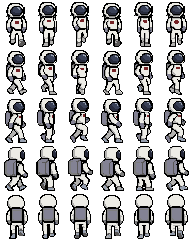
#> input picture Assets/images/astronaut/astronautp4.png, 192 x 240 px
$ python art_astronaut_p4.py
#> lines starting #> are read from the running program, lines starting #| are printed output that depends on the picture
# art_astronaut_p4.py: turns the team's walk sheet (astronautp4.png) into the
# astronaut's animations (astronaut_p4_frames.tres).
#
#     python tools/art_astronaut_p4.py
#
# astronautp4.png is 6 frames x 5 rows, each frame 32 x 48, feet on the bottom row:
#   row 0 walking down (towards the camera)   row 1 walking down-right
#   row 2 walking right                       row 3 walking up-right
#   row 4 walking up (away from the camera)
# The sheet only faces right, so this also writes astronautp4_flipped.png (the
# whole sheet mirrored) for the left-facing walks.
#
# astronautp4_idle.png (the team's second sheet, 6 x 2 frames of 32 x 48):
#   row 0 idle (6 frames, facing the camera; the game uses 0, 1, 4 and 5)
#   row 1 shock (frames 0-3: sparks, skeleton, sparks, skeleton), burnt (frames 4-5)
# Only "carry" (standing with the plug in his hands) still comes from the old
# astronaut.png, because neither new sheet has it.
#
# Feet line up: the old frames are 40 tall, the new ones 48. Each new frame gets
# 8 px of empty space below it (AtlasTexture margin), so with the sprite centred
# the bottom row of both sits at the same height (his feet don't jump).
#
# After running it, let Godot import the new PNG (open the editor, or run
# Godot with --headless --import).
import os
from PIL import Image

HERE = 'Assets/images/astronaut/'
SHEET = HERE + 'astronautp4.png'
FLIPPED = HERE + 'astronautp4_flipped.png'
IDLE_SHEET = HERE + 'astronautp4_idle.png'
OUT = HERE + 'astronaut_p4_frames.tres'
FW, FH, COLS = 32, 48, 6
SPEED = 8.0          # frames a second while walking

# animation name -> (row, mirrored?)
WALKS = {
    'walk_down': (0, False),
    'walk_down_right': (1, False),
    'walk_right': (2, False),
    'walk_up_right': (3, False),
    'walk_up': (4, False),
    'walk_down_left': (1, True),
    'walk_left': (2, True),
    'walk_up_left': (3, True),
}
# from the idle sheet: name -> ([(row, column)...], speed, loop)
EXTRA = {
    'idle': ([(0, c) for c in (0, 1, 4, 5)], 6.0, True),   # frames 2 and 3 left out (Nilay)
    'shock': ([(1, c) for c in range(4)], 12.0, True),
    'burnt': ([(1, 4), (1, 5)], 6.0, False),       # chars, then stays on the darkest frame
}
# animations kept from the old sheet: name -> (frame x positions, speed, loop)
OLD = {
    'carry': ([576], 1.0, True),
}


def main() -> None:
    im = Image.open(SHEET).convert('RGBA')
#> im is the input picture: PIL image 192x240 RGBA; mean R, G, B, A 50.4, 50.1, 50.7, 115.7
    assert im.size == (FW * COLS, FH * 5), f'{SHEET} should be {FW * COLS} x {FH * 5}, is {im.size}'
    im.transpose(Image.FLIP_LEFT_RIGHT).save(FLIPPED)
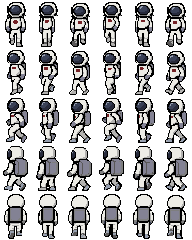
#> saved as astronautp4_flipped.png: PIL image 192x240 RGBA; mean R, G, B, A 50.4, 50.1, 50.7, 115.7; transparent parts drawn white

    subs = []          # sub_resource blocks
    anims = []         # animation dictionaries

    def atlas(sid: str, tex: str, x: int, y: int, w: int, h: int, pad: int) -> None:
        block = f'[sub_resource type="AtlasTexture" id="{sid}"]\natlas = ExtResource("{tex}")\n'
        block += f'region = Rect2({x}, {y}, {w}, {h})\n'
        if pad:
            block += f'margin = Rect2(0, 0, 0, {pad})\n'
        subs.append(block)

    def anim(name: str, ids: list, speed: float, loop: bool) -> None:
        frames = ',\n'.join('{\n"duration": 1.0,\n"texture": SubResource("%s")\n}' % i for i in ids)
        anims.append('{\n"frames": [%s],\n"loop": %s,\n"name": &"%s",\n"speed": %s\n}'
                     % (frames, 'true' if loop else 'false', name, speed))

    for name, (xs, speed, loop) in OLD.items():
        ids = []
        for x in xs:
            sid = f'old_{name}_{x}'
            atlas(sid, '1_old', x, 0, 32, 40, 0)
            ids.append(sid)
        anim(name, ids, speed, loop)
    for name, (cells, speed, loop) in EXTRA.items():
        ids = []
        for row, col in cells:
            sid = f'{name}_{row}_{col}'
            atlas(sid, '4_idle', col * FW, row * FH, FW, FH, 8)
            ids.append(sid)
        anim(name, ids, speed, loop)
    for name, (row, mirrored) in WALKS.items():
        ids = []
        for c in range(COLS):
            # in the mirrored sheet the frames of a row run right to left
            x = (COLS - 1 - c) * FW if mirrored else c * FW
            sid = f'{name}_{c}'
            atlas(sid, '3_flip' if mirrored else '2_new', x, row * FH, FW, FH, 8)
            ids.append(sid)
        anim(name, ids, SPEED, True)

    head = ('[gd_resource type="SpriteFrames" format=3]\n\n'
            '[ext_resource type="Texture2D" path="res://Assets/images/astronaut/astronaut.png" id="1_old"]\n'
            '[ext_resource type="Texture2D" path="res://Assets/images/astronaut/astronautp4.png" id="2_new"]\n'
            '[ext_resource type="Texture2D" path="res://Assets/images/astronaut/astronautp4_flipped.png" id="3_flip"]\n'
            '[ext_resource type="Texture2D" path="res://Assets/images/astronaut/astronautp4_idle.png" id="4_idle"]\n\n')
    body = '\n'.join(subs) + '\n[resource]\nanimations = [' + ', '.join(anims) + ']\n'
    with open(OUT, 'w', encoding='utf-8', newline='\n') as f:
        f.write(head + body)
    print(f'wrote {FLIPPED} and {OUT}: {len(OLD)} old + {len(EXTRA)} idle sheet + {len(WALKS)} walk animations')


if __name__ == '__main__':
    os.chdir(os.path.join(os.path.dirname(os.path.abspath(__file__)), '..'))
    main()
